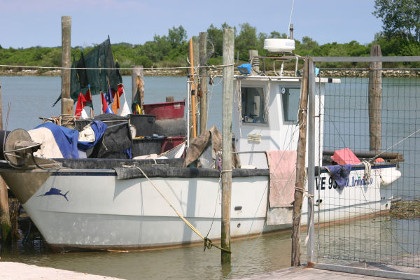
#> input picture imagechops/boat-small.jpg, 420 x 280 px
$ python imagechops-subtract.py
#> lines starting #> are read from the running program, lines starting #| are printed output that depends on the picture
# Author:  Martin McBride
# Created: 2021-06-11
# Copyright (C) 2021, Martin McBride
# License: MIT

# The boat has a gradient subtracted from it.
# The main (triple) features shows the boat, patches and subtracted features.
# There is also an example using subtract with scaling and subtract modulo.

from PIL import Image, ImageDraw, ImageFont, ImageChops

image = Image.open('boat-small.jpg')
#> image is the input picture: PIL image 420x280 RGB; mean R, G, B 143.2, 144.1, 140.7
gradient_image = Image.open('greygradient.png').convert('RGB')
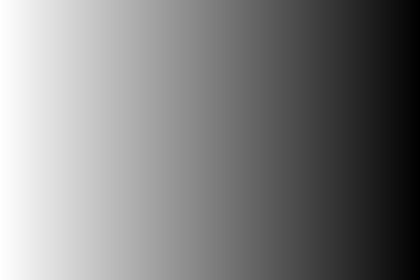
#> input picture imagechops/greygradient.png, 420 x 280 px
composite_image = ImageChops.subtract(image, gradient_image)

# Place the images in a grid, with captions
output_image = Image.new('RGB', (1280, 320), 'white')
#> output_image: PIL image 1280x320 RGB; every value is 255
draw = ImageDraw.Draw(output_image)
font = ImageFont.truetype("Arial.ttf", 20)

x, y = 0, 0
draw.text((x+10, y+285), "Image", font=font, fill=0)
output_image.paste(image, (x, y))
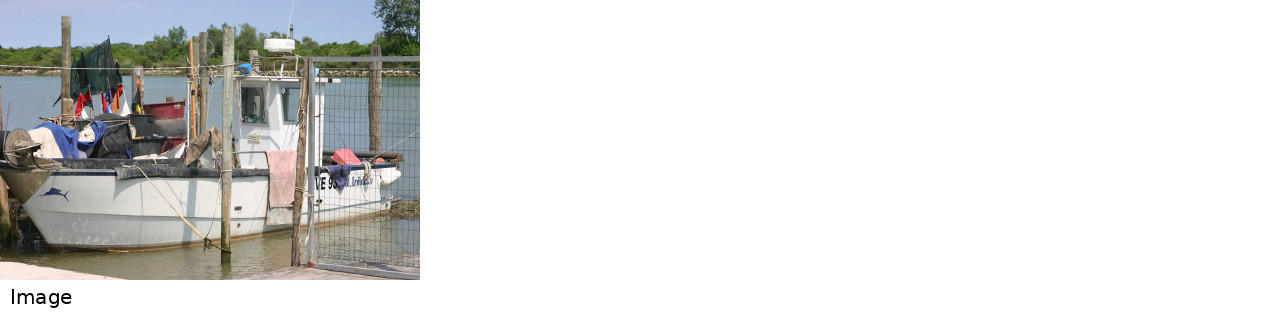
#> output_image: PIL image 1280x320 RGB; mean R, G, B 222.7, 223, 222

x, y = 430, 0
draw.text((x+10, y+285), "Gradient", font=font, fill=0)
output_image.paste(gradient_image, (x, y))
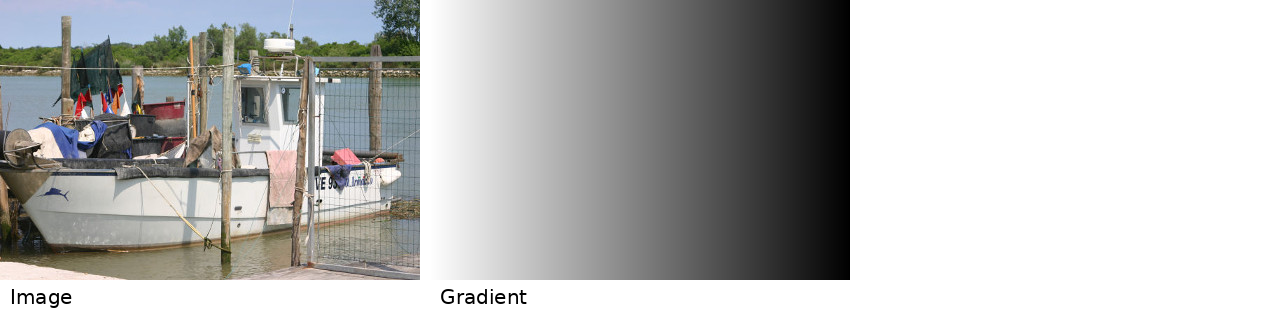
#> output_image: PIL image 1280x320 RGB; mean R, G, B 185.8, 186.1, 185.1

x, y = 860, 0
draw.text((x+10, y+285), "Composite", font=font, fill=0)
output_image.paste(composite_image, (x, y))
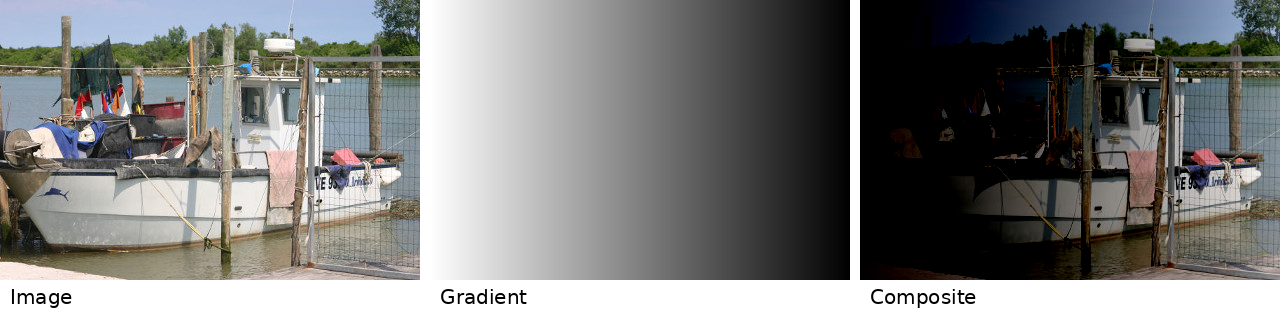
#> output_image: PIL image 1280x320 RGB; mean R, G, B 126.1, 126.6, 125.5

output_image.save('imagechops-subtract.jpg')

composite_image = ImageChops.subtract(image, gradient_image, 2)
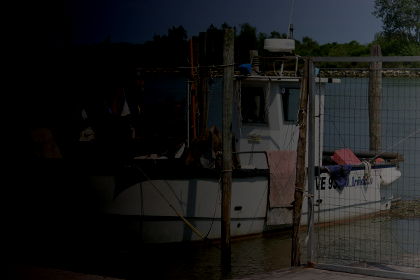
#> composite_image: PIL image 420x280 RGB; mean R, G, B 23.9, 24.2, 24
composite_image.save('imagechops-subtract-scaled.jpg')

composite_image = ImageChops.subtract_modulo(image, gradient_image)
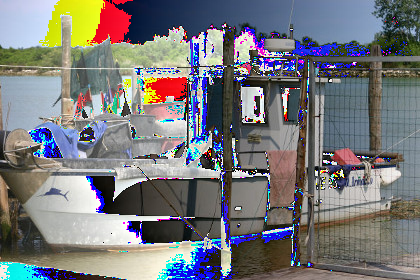
#> composite_image: PIL image 420x280 RGB; mean R, G, B 119.9, 120.3, 122.8
composite_image.save('imagechops-subtract-modulo.jpg')

composite_image = ImageChops.difference(image, gradient_image)
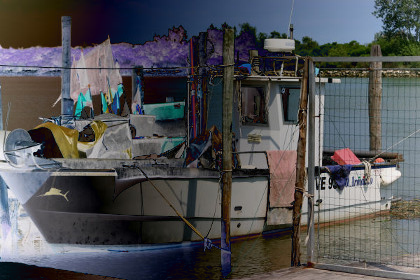
#> composite_image: PIL image 420x280 RGB; mean R, G, B 80.4, 80.6, 83.3
composite_image.save('imagechops-difference.jpg')
